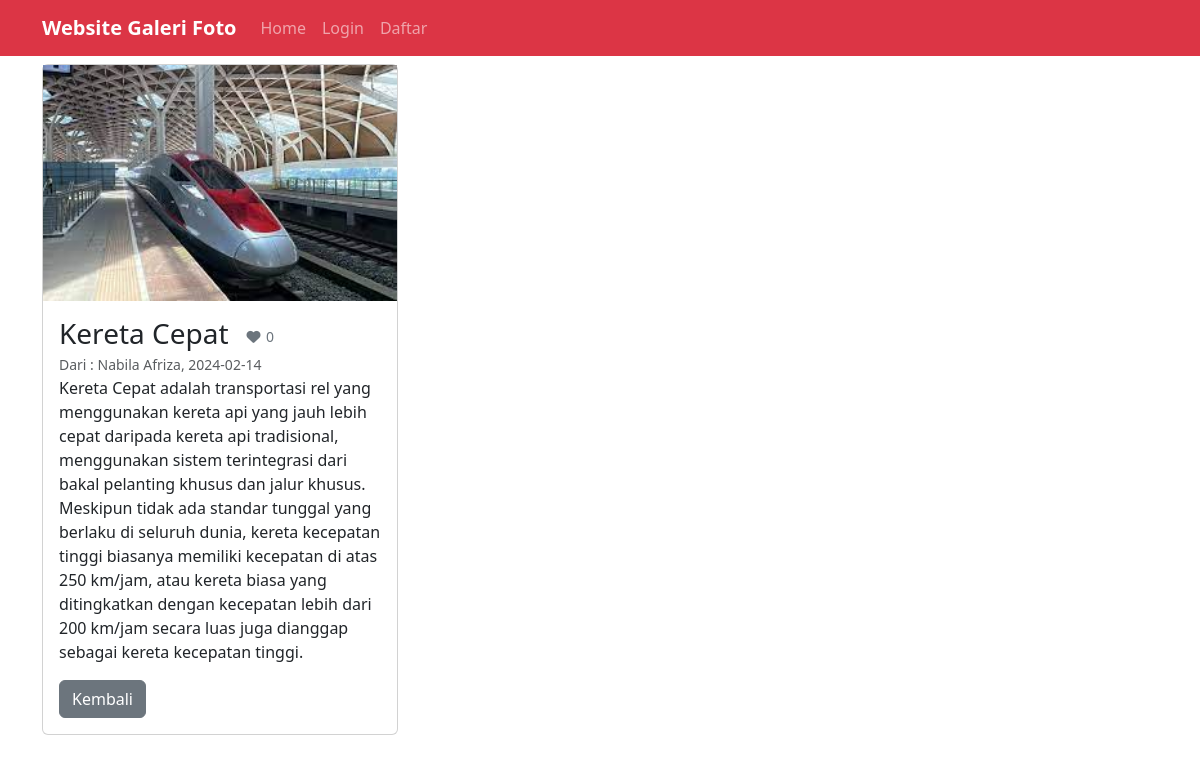
/?url=detail&&id=2, run on the app's committed database.
### tables this page shows
CREATE TABLE `foto` (
  `FotoID` int(11) NOT NULL,
  `JudulFoto` varchar(255) NOT NULL,
  `DeskripsiFoto` text NOT NULL,
  `TanggalUnggah` date NOT NULL,
  `NamaFile` varchar(255) NOT NULL,
  `AlbumID` int(11) NOT NULL,
  `UserID` int(11) NOT NULL
);

CREATE TABLE `user` (
  `UserID` int(11) NOT NULL,
  `Username` varchar(255) NOT NULL,
  `Password` varchar(255) NOT NULL,
  `Email` varchar(255) NOT NULL,
  `NamaLengkap` varchar(255) NOT NULL,
  `Alamat` text NOT NULL
);

### page/detail.php (the view, shortened to what this page needs)
<?php
$details=mysqli_query($conn, "SELECT * FROM foto INNER JOIN user ON foto.UserID=user.UserID WHERE foto.FotoID='$_GET[id]'");
$data=mysqli_fetch_array($details);
$likes=mysqli_num_rows(mysqli_query($conn, "SELECT * FROM likefoto WHERE FotoID='$_GET[id]'"));
$cek=mysqli_num_rows(mysqli_query($conn, "SELECT * FROM likefoto WHERE FotoID='$_GET[id]' AND UserID='".@$_SESSION['user_id']."'"))
?>
<div class="container">
   <div class="row">
     <div class="col-md-4">
      <div class="card mt-2">
         <img src="uploads/<?= $data['NamaFile'] ?>" alt="<?= $data['JudulFoto'] ?>" class="object-fit-cover">
         <div class="card-body">
         <h3 class="card-title mb-0"><?= $data['JudulFoto'] ?> <a href="<?php if(isset($_SESSION['user_id'])) {echo '?url=like&&id='.$data['FotoID'].'';}else{echo 'login.php';} ?>" class="btn btn-sm <?php if($cek==0){echo "text-secondary";}else{echo "text-danger";} ?> "><i class="fa-solid fa-fw fa-heart"></i> <?= $likes ?></a></h3></h3>
         <small class="text-muted mb-3">Dari : <?= $data['Username'] ?>, <?= $data['TanggalUnggah'] ?></small>
         <p><?= $data['DeskripsiFoto'] ?></p>
         <form action="?url=detail&&id=<?=$data['FotoID']?>" method="post">
            <div class="form-group d-flex flex-row">
               <a href="?url=home" class="btn btn-secondary">Kembali</a>
            </div>
         </form>
      </div>
   </div>
</div>
<div class="col-6">
</div>
</div>
</div>

### data on the page
foto: NamaFile (picture), JudulFoto "Kereta Cepat", UserID.Username "Nabila Afriza", TanggalUnggah "2024-02-14", DeskripsiFoto "Kereta Cepat adalah transportasi rel yang menggunakan kereta api yang jauh lebih cepat daripada kereta api tradisional, menggunakan sistem terintegrasi dari bakal pelanting khusus dan jalur khusus. Meskipun tidak ada standar tunggal yang berlaku di seluruh dunia, kereta kecepatan tinggi biasanya memiliki kecepatan di atas 250 km/jam, atau kereta biasa yang ditingkatkan dengan kecepatan lebih dari 200 km/jam secara luas juga dianggap sebagai kereta kecepatan tinggi."

### other printed values
$likes "0"
